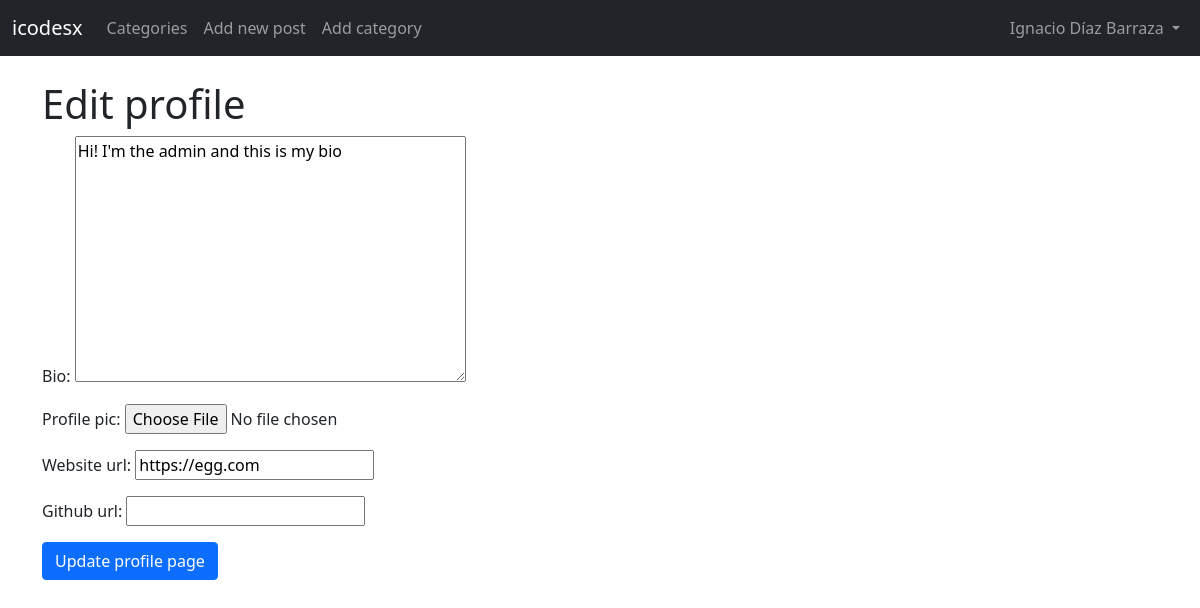
The app's page /users/2/edit-profile-page/ (signed in), older data.
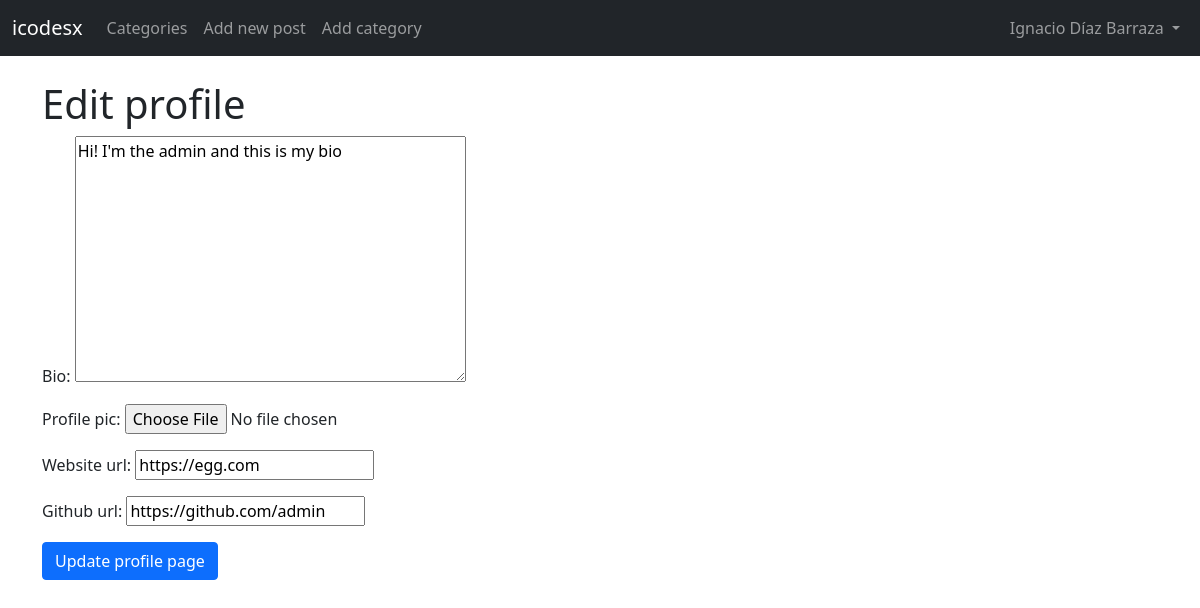
The same page, newer data.
### blogapp/models.py (models this page shows, shortened)
class Profile(models.Model):
    user = models.OneToOneField(User, null=True, on_delete=models.CASCADE)
    bio = models.TextField()
    profile_pic = models.ImageField(
        null=True, blank=True, upload_to='images/profile/')
    website_url = models.CharField(max_length=255, null=True, blank=True)
    facebook_url = models.CharField(max_length=255, null=True, blank=True)
    instagram_url = models.CharField(max_length=255, null=True, blank=True)
    twitter_url = models.CharField(max_length=255, null=True, blank=True)
    github_url = models.CharField(max_length=255, null=True, blank=True)

### users/views.py (the view)
class EditProfilePageView(UpdateView):
    model = Profile
    template_name = 'registration/edit-profile-page.html'
    fields = ['bio', 'profile_pic', 'website_url', 'github_url']
    success_url = reverse_lazy('index')

### users/templates/registration/edit-profile-page.html (shortened to what this page needs)
{% extends 'base.html' %}
{% block content %}
    {% if user.is_authenticated and user.id == profile.user.id %}
        <h1>Edit profile</h1>
        <div class="form-group">
            <form method="POST" enctype="multipart/form-data">
                {{ form.as_p }}
                <button class="btn btn-primary">Update profile page</button>
            </form>
        </div>
    {% else %}
        <div class="alert alert-danger" role="alert">
            You don't have the credentials to access this page.
        </div>
    {% endif %}
    <br>
{% endblock %}

Row changes from the older to the newer data that the page shows:
changed Profile "Hi! I'm the admin and this is my bio": github_url (not shown) → "https://github.com/admin"
